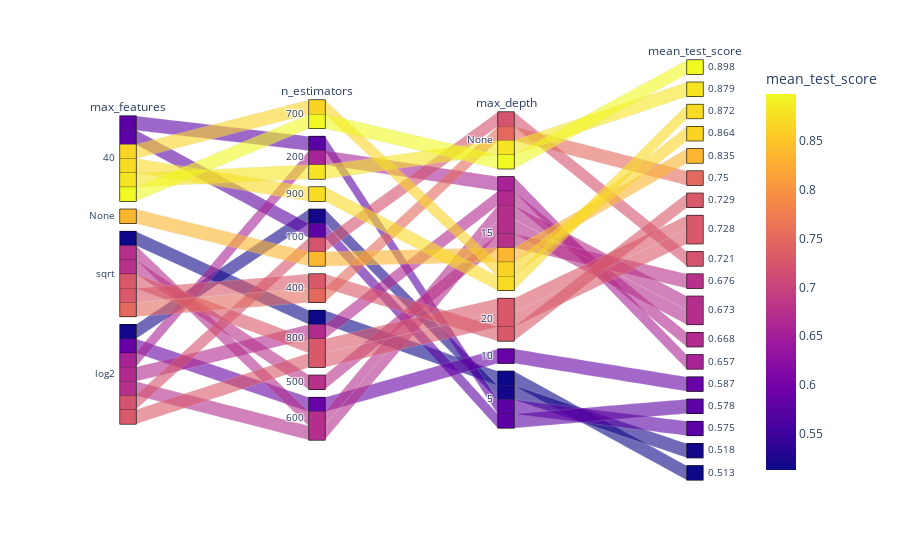

This figure's notebook cell:
### Markdown cell above
### Visualization of parameterized grid search result

### Code cell
import plotly.express as px
import plotly.io as pio

pio.renderers.default = "plotly_mimetype+notebook_connected"

fig = px.parallel_categories(
    df_cv_rf.iloc[:,:-1],
    color='mean_test_score'
)
fig.show()

### Figure 1 — Plotly figure (JSON) as saved in the notebook; plotly's stock layout.template omitted (floating-point values rounded to 4 significant figures)
{"data": [{"dimensions": [{"label": "max_features", "values": [40, 40, 40, 40, "None", "sqrt", "sqrt", "sqrt", "log2", "log2", "sqrt", "log2", "sqrt", "log2", "log2", "log2", 40, 40, "log2", "sqrt"]}, {"label": "n_estimators", "values": [700, 200, 900, 700, 100, 400, 400, 800, 800, 100, 500, 600, 600, 800, 200, 600, 100, 200, 100, 800]}, {"label": "max_depth", "values": ["None", "None", 15, 15, 15, "None", 20, 20, 20, "None", 15, 15, 15, 15, 15, 10, 5, 5, 5, 5]}, {"label": "mean_test_score", "values": [0.898, 0.879, 0.872, 0.864, 0.835, 0.75, 0.729, 0.728, 0.728, 0.721, 0.676, 0.673, 0.673, 0.668, 0.657, 0.587, 0.578, 0.575, 0.518, 0.513]}], "domain": {"x": [0, 1], "y": [0, 1]}, "line": {"color": [0.898, 0.879, 0.872, 0.864, 0.835, 0.75, 0.729, 0.728, 0.728, 0.721, 0.676, 0.673, 0.673, 0.668, 0.657, 0.587, 0.578, 0.575, 0.518, 0.513], "coloraxis": "coloraxis"}, "name": "", "type": "parcats"}], "layout": {"coloraxis": {"colorbar": {"title": {"text": "mean_test_score"}}, "colorscale": [[0, "#0d0887"], [0.1111, "#46039f"], [0.2222, "#7201a8"], [0.3333, "#9c179e"], [0.4444, "#bd3786"], [0.5556, "#d8576b"], [0.6667, "#ed7953"], [0.7778, "#fb9f3a"], [0.8889, "#fdca26"], [1, "#f0f921"]]}, "legend": {"tracegroupgap": 0}, "margin": {"t": 60}}}
